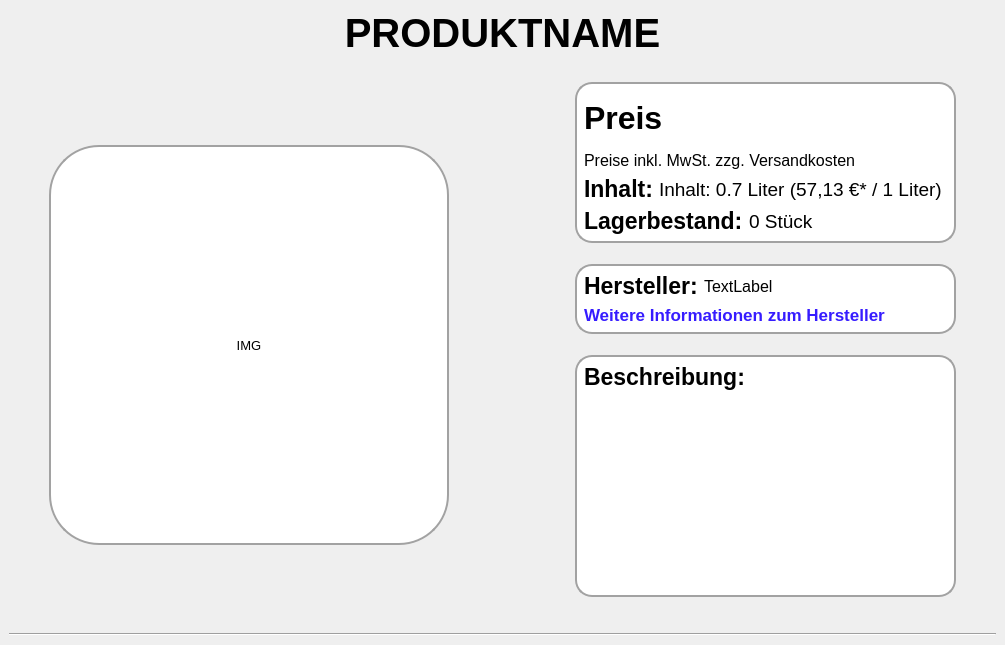
     <widget class="QWidget" name="page_2">
      <layout class="QVBoxLayout" name="verticalLayout_5">
       <property name="leftMargin">
        <number>9</number>
       </property>
       <property name="topMargin">
        <number>9</number>
       </property>
       <property name="rightMargin">
        <number>9</number>
       </property>
       <property name="bottomMargin">
        <number>9</number>
       </property>
       <item>
        <spacer name="verticalSpacer_26">
         <property name="orientation">
          <enum>Qt::Vertical</enum>
         </property>
         <property name="sizeType">
          <enum>QSizePolicy::Fixed</enum>
         </property>
         <property name="sizeHint" stdset="0">
          <size>
           <width>20</width>
           <height>1</height>
          </size>
         </property>
        </spacer>
       </item>
       <item>
        <widget class="QLabel" name="p_name">
         <property name="sizePolicy">
          <sizepolicy hsizetype="Expanding" vsizetype="Fixed">
           <horstretch>0</horstretch>
           <verstretch>0</verstretch>
          </sizepolicy>
         </property>
         <property name="font">
          <font>
           <family>Segoe UI</family>
           <pointsize>30</pointsize>
           <italic>false</italic>
           <bold>true</bold>
           <underline>false</underline>
          </font>
         </property>
         <property name="styleSheet">
          <string notr="true">background-image: &quot;://C:/Users/Markus/Desktop/Schulzeug/Q11/Englisch Converstation/innkaufhaus_wasserburg.jpg (2).jpg&quot;</string>
         </property>
         <property name="text">
          <string>PRODUKTNAME</string>
         </property>
         <property name="alignment">
          <set>Qt::AlignCenter</set>
         </property>
        </widget>
       </item>
       <item>
        <spacer name="verticalSpacer">
         <property name="orientation">
          <enum>Qt::Vertical</enum>
         </property>
         <property name="sizeType">
          <enum>QSizePolicy::Expanding</enum>
         </property>
         <property name="sizeHint" stdset="0">
          <size>
           <width>20</width>
           <height>20</height>
          </size>
         </property>
        </spacer>
       </item>
       <item>
        <layout class="QHBoxLayout" name="horizontalLayout_9">
         <item>
          <spacer name="horizontalSpacer_7">
           <property name="orientation">
            <enum>Qt::Horizontal</enum>
           </property>
           <property name="sizeType">
            <enum>QSizePolicy::Expanding</enum>
           </property>
           <property name="sizeHint" stdset="0">
            <size>
             <width>40</width>
             <height>20</height>
            </size>
           </property>
          </spacer>
         </item>
         <item>
          <widget class="QWidget" name="widget_9_187" native="true">
           <layout class="QVBoxLayout" name="verticalLayout_25">
            <property name="leftMargin">
             <number>0</number>
            </property>
            <property name="topMargin">
             <number>0</number>
            </property>
            <property name="rightMargin">
             <number>0</number>
            </property>
            <property name="bottomMargin">
             <number>0</number>
            </property>
            <item>
             <spacer name="verticalSpacer_2">
              <property name="orientation">
               <enum>Qt::Vertical</enum>
              </property>
              <property name="sizeHint" stdset="0">
               <size>
                <width>20</width>
                <height>40</height>
               </size>
              </property>
             </spacer>
            </item>
            <item>
             <widget class="QWidget" name="widget_9" native="true">
              <property name="sizePolicy">
               <sizepolicy hsizetype="Fixed" vsizetype="Fixed">
                <horstretch>0</horstretch>
                <verstretch>0</verstretch>
               </sizepolicy>
              </property>
              <property name="minimumSize">
               <size>
                <width>400</width>
                <height>400</height>
               </size>
              </property>
              <property name="maximumSize">
               <size>
                <width>400</width>
                <height>400</height>
               </size>
              </property>
              <property name="styleSheet">
               <string notr="true">QWidget#widget_9 {background-color: rgb(255, 255, 255);
border: 2px solid rgb(162, 162, 162);
border-radius: 50px;
margin: 0px}</string>
              </property>
              <layout class="QVBoxLayout" name="verticalLayout_24">
               <property name="spacing">
                <number>20</number>
               </property>
               <item>
                <widget class="QLabel" name="img">
                 <property name="enabled">
                  <bool>true</bool>
                 </property>
                 <property name="sizePolicy">
                  <sizepolicy hsizetype="Preferred" vsizetype="Preferred">
                   <horstretch>0</horstretch>
                   <verstretch>0</verstretch>
                  </sizepolicy>
                 </property>
                 <property name="minimumSize">
                  <size>
                   <width>100</width>
                   <height>10</height>
                  </size>
                 </property>
                 <property name="font">
                  <font>
                   <pointsize>10</pointsize>
                  </font>
                 </property>
                 <property name="frameShape">
                  <enum>QFrame::NoFrame</enum>
                 </property>
                 <property name="text">
                  <string>IMG</string>
                 </property>
                 <property name="alignment">
                  <set>Qt::AlignCenter</set>
                 </property>
                </widget>
               </item>
              </layout>
             </widget>
            </item>
            <item>
             <spacer name="verticalSpacer_9">
              <property name="orientation">
               <enum>Qt::Vertical</enum>
              </property>
              <property name="sizeHint" stdset="0">
               <size>
                <width>20</width>
                <height>40</height>
               </size>
              </property>
             </spacer>
            </item>
           </layout>
          </widget>
         </item>
         <item>
          <spacer name="horizontalSpacer_38">
           <property name="orientation">
            <enum>Qt::Horizontal</enum>
           </property>
           <property name="sizeHint" stdset="0">
            <size>
             <width>40</width>
             <height>20</height>
            </size>
           </property>
          </spacer>
         </item>
         <item>
          <spacer name="horizontalSpacer_4">
           <property name="orientation">
            <enum>Qt::Horizontal</enum>
           </property>
           <property name="sizeType">
            <enum>QSizePolicy::Expanding</enum>
           </property>
           <property name="sizeHint" stdset="0">
            <size>
             <width>80</width>
             <height>20</height>
            </size>
           </property>
          </spacer>
         </item>
         <item>
          <layout class="QVBoxLayout" name="verticalLayout_10">
           <item>
            <widget class="QWidget" name="widget_6" native="true">
             <property name="styleSheet">
              <string notr="true">QWidget#widget_6 {background-color: rgb(255, 255, 255);
border: 2px solid rgb(162, 162, 162);
border-radius: 17px;
margin: 0px;
color: rgb(0, 0, 0);}</string>
             </property>
             <layout class="QVBoxLayout" name="verticalLayout_21">
              <item>
               <widget class="QWidget" name="widget_preis" native="true">
                <property name="minimumSize">
                 <size>
                  <width>0</width>
                  <height>0</height>
                 </size>
                </property>
                <property name="styleSheet">
                 <string notr="true">;
color: rgb(0, 0, 0);</string>
                </property>
                <layout class="QVBoxLayout" name="verticalLayout_11">
                 <property name="leftMargin">
                  <number>0</number>
                 </property>
                 <property name="rightMargin">
                  <number>0</number>
                 </property>
                 <item>
                  <widget class="QLabel" name="preis">
                   <property name="sizePolicy">
                    <sizepolicy hsizetype="Fixed" vsizetype="Preferred">
                     <horstretch>0</horstretch>
                     <verstretch>0</verstretch>
                    </sizepolicy>
                   </property>
                   <property name="font">
                    <font>
                     <pointsize>24</pointsize>
                     <bold>true</bold>
                    </font>
                   </property>
                   <property name="styleSheet">
                    <string notr="true">;
color: rgb(0, 0, 0);</string>
                   </property>
                   <property name="text">
                    <string>Preis</string>
                   </property>
                  </widget>
                 </item>
                </layout>
               </widget>
              </item>
              <item>
               <widget class="QLabel" name="label">
                <property name="font">
                 <font>
                  <pointsize>12</pointsize>
                 </font>
                </property>
                <property name="styleSheet">
                 <string notr="true">;
color: rgb(0, 0, 0);</string>
                </property>
                <property name="text">
                 <string>Preise inkl. MwSt. zzg. Versandkosten</string>
                </property>
               </widget>
              </item>
              <item>
               <layout class="QHBoxLayout" name="horizontalLayout_2">
                <item>
                 <widget class="QLabel" name="label_inhalt">
                  <property name="sizePolicy">
                   <sizepolicy hsizetype="Fixed" vsizetype="Preferred">
                    <horstretch>0</horstretch>
                    <verstretch>0</verstretch>
                   </sizepolicy>
                  </property>
                  <property name="font">
                   <font>
                    <pointsize>17</pointsize>
                    <bold>true</bold>
                   </font>
                  </property>
                  <property name="styleSheet">
                   <string notr="true">;
color: rgb(0, 0, 0);</string>
                  </property>
                  <property name="text">
                   <string>Inhalt:</string>
                  </property>
                 </widget>
                </item>
                <item>
                 <widget class="QLabel" name="inhalt">
                  <property name="font">
                   <font>
                    <pointsize>14</pointsize>
                    <bold>false</bold>
                   </font>
                  </property>
                  <property name="styleSheet">
                   <string notr="true">;
color: rgb(0, 0, 0);</string>
                  </property>
                  <property name="text">
                   <string>Inhalt: 0.7 Liter (57,13 €* / 1 Liter) </string>
                  </property>
                 </widget>
                </item>
               </layout>
              </item>
              <item>
               <layout class="QHBoxLayout" name="horizontalLayout_13">
                <item>
                 <widget class="QLabel" name="label_lagerbstand_text">
                  <property name="sizePolicy">
                   <sizepolicy hsizetype="Fixed" vsizetype="Preferred">
                    <horstretch>0</horstretch>
                    <verstretch>0</verstretch>
                   </sizepolicy>
                  </property>
                  <property name="font">
                   <font>
                    <pointsize>17</pointsize>
                    <bold>true</bold>
                   </font>
                  </property>
                  <property name="styleSheet">
                   <string notr="true">;
color: rgb(0, 0, 0);</string>
                  </property>
                  <property name="text">
                   <string>Lagerbestand:</string>
                  </property>
                 </widget>
                </item>
                <item>
                 <widget class="QLabel" name="label_lagerbstand_value">
                  <property name="font">
                   <font>
                    <pointsize>14</pointsize>
                   </font>
                  </property>
                  <property name="styleSheet">
                   <string notr="true">;
color: rgb(0, 0, 0);</string>
                  </property>
                  <property name="text">
                   <string>0 Stück</string>
                  </property>
                 </widget>
                </item>
               </layout>
              </item>
             </layout>
            </widget>
           </item>
           <item>
            <spacer name="verticalSpacer_14">
             <property name="orientation">
              <enum>Qt::Vertical</enum>
             </property>
             <property name="sizeType">
              <enum>QSizePolicy::Fixed</enum>
             </property>
             <property name="sizeHint" stdset="0">
              <size>
               <width>20</width>
               <height>15</height>
              </size>
             </property>
            </spacer>
           </item>
           <item>
            <widget class="QWidget" name="widget_7" native="true">
             <property name="styleSheet">
              <string notr="true">QWidget#widget_7 {background-color: rgb(255, 255, 255);
border: 2px solid rgb(162, 162, 162);
border-radius: 17px;
margin: 0px}</string>
             </property>
             <layout class="QVBoxLayout" name="verticalLayout_22">
              <item>
               <layout class="QHBoxLayout" name="horizontalLayout_7">
                <item>
                 <widget class="QLabel" name="hersteller_label">
                  <property name="sizePolicy">
                   <sizepolicy hsizetype="Fixed" vsizetype="Fixed">
                    <horstretch>0</horstretch>
                    <verstretch>0</verstretch>
                   </sizepolicy>
                  </property>
                  <property name="font">
                   <font>
                    <pointsize>17</pointsize>
                    <bold>true</bold>
                   </font>
                  </property>
                  <property name="styleSheet">
                   <string notr="true">;
color: rgb(0, 0, 0);</string>
                  </property>
                  <property name="text">
                   <string>Hersteller:</string>
                  </property>
                 </widget>
                </item>
                <item>
                 <widget class="QLabel" name="hersteller">
                  <property name="font">
                   <font>
                    <pointsize>12</pointsize>
                   </font>
                  </property>
                  <property name="styleSheet">
                   <string notr="true">;
color: rgb(0, 0, 0);</string>
                  </property>
                  <property name="text">
                   <string>TextLabel</string>
                  </property>
                 </widget>
                </item>
               </layout>
              </item>
              <item>
               <widget class="QPushButton" name="pushButton_more_infos_hersteller">
                <property name="font">
                 <font>
                  <pointsize>13</pointsize>
                  <bold>true</bold>
                 </font>
                </property>
                <property name="styleSheet">
                 <string notr="true">color: rgb(54, 28, 255);
text-align:left;
border: 0px solid red; </string>
                </property>
                <property name="text">
                 <string>Weitere Informationen zum Hersteller</string>
                </property>
               </widget>
              </item>
             </layout>
            </widget>
           </item>
           <item>
            <spacer name="verticalSpacer_15">
             <property name="orientation">
              <enum>Qt::Vertical</enum>
             </property>
             <property name="sizeType">
              <enum>QSizePolicy::Fixed</enum>
             </property>
             <property name="sizeHint" stdset="0">
              <size>
               <width>20</width>
               <height>15</height>
              </size>
             </property>
            </spacer>
           </item>
           <item>
            <widget class="QWidget" name="widget_8" native="true">
             <property name="styleSheet">
              <string notr="true">QWidget#widget_8 {background-color: rgb(255, 255, 255);
border: 2px solid rgb(162, 162, 162);
border-radius: 17px;
margin: 0px}</string>
             </property>
             <layout class="QVBoxLayout" name="verticalLayout_23">
              <item>
               <widget class="QLabel" name="label_beschreibung">
                <property name="font">
                 <font>
                  <pointsize>17</pointsize>
                  <bold>true</bold>
                 </font>
                </property>
                <property name="styleSheet">
                 <string notr="true">;
color: rgb(0, 0, 0);</string>
                </property>
                <property name="text">
                 <string>Beschreibung:</string>
                </property>
               </widget>
              </item>
              <item>
               <widget class="QTextEdit" name="description">
                <property name="sizePolicy">
                 <sizepolicy hsizetype="Preferred" vsizetype="Preferred">
                  <horstretch>0</horstretch>
                  <verstretch>0</verstretch>
                 </sizepolicy>
                </property>
                <property name="font">
                 <font>
                  <family>Arial</family>
                  <pointsize>15</pointsize>
                  <bold>false</bold>
                 </font>
                </property>
                <property name="focusPolicy">
                 <enum>Qt::WheelFocus</enum>
                </property>
                <property name="styleSheet">
                 <string notr="true">;
color: rgb(0, 0, 0);</string>
                </property>
                <property name="frameShape">
                 <enum>QFrame::NoFrame</enum>
                </property>
                <property name="verticalScrollBarPolicy">
                 <enum>Qt::ScrollBarAsNeeded</enum>
                </property>
                <property name="horizontalScrollBarPolicy">
                 <enum>Qt::ScrollBarAsNeeded</enum>
                </property>
                <property name="readOnly">
                 <bool>true</bool>
                </property>
               </widget>
              </item>
             </layout>
            </widget>
           </item>
           <item>
            <spacer name="verticalSpacer_16">
             <property name="orientation">
              <enum>Qt::Vertical</enum>
             </property>
             <property name="sizeType">
              <enum>QSizePolicy::Expanding</enum>
             </property>
             <property name="sizeHint" stdset="0">
              <size>
               <width>20</width>
               <height>10</height>
              </size>
             </property>
            </spacer>
           </item>
          </layout>
         </item>
         <item>
          <spacer name="horizontalSpacer_12">
           <property name="orientation">
            <enum>Qt::Horizontal</enum>
           </property>
           <property name="sizeType">
            <enum>QSizePolicy::Fixed</enum>
           </property>
           <property name="sizeHint" stdset="0">
            <size>
             <width>40</width>
             <height>20</height>
            </size>
           </property>
          </spacer>
         </item>
        </layout>
       </item>
       <item>
        <spacer name="verticalSpacer_30">
         <property name="orientation">
          <enum>Qt::Vertical</enum>
         </property>
         <property name="sizeType">
          <enum>QSizePolicy::Expanding</enum>
         </property>
         <property name="sizeHint" stdset="0">
          <size>
           <width>20</width>
           <height>20</height>
          </size>
         </property>
        </spacer>
       </item>
       <item>
        <widget class="Line" name="line_2">
         <property name="orientation">
          <enum>Qt::Horizontal</enum>
         </property>
        </widget>
       </item>
      </layout>
     </widget>
